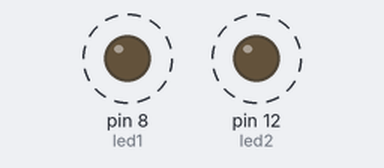
Bench run of a sketch on a simulated Arduino Uno, built with avr-gcc and run on an emulated ATmega328P. On the bench: output pins drawn as LEDs (lit = HIGH). Dashed ring = blinking.

Above: at 0.3 s.
Timing chart, 0 to 3.9 s (numbered marks = the images above):
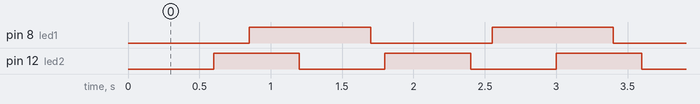

The sketch:

v2.ino
```cpp
// two leds blinking at different rates

#include<Arduino.h>

const int led1=8;
int state1=LOW;
const long int1=850;
unsigned long prevMillis1=0;


const int led2=12;
int state2=LOW;
const long int2=600;
unsigned long prevMillis2=0;

void setup(){
  pinMode(led1,OUTPUT);
  pinMode(led2,OUTPUT);
}

void loop(){
  unsigned long currMillis = millis();

  if(currMillis - prevMillis1 >= int1){
    prevMillis1=currMillis;
    if(state1==LOW){state1=HIGH;}
    else{state1=LOW;}
    digitalWrite(led1,state1);
  }

  if(currMillis - prevMillis2 >= int2){
    prevMillis2=currMillis;
    if(state2==LOW){state2=HIGH;}
    else{state2=LOW;}
    digitalWrite(led2,state2);
  }

}
```

Measured:
- by itself, pin 8 (led1): alternates HIGH for 0.85 s and LOW for 0.85 s
- by itself, pin 12 (led2): alternates HIGH for 0.60 s and LOW for 0.60 s
